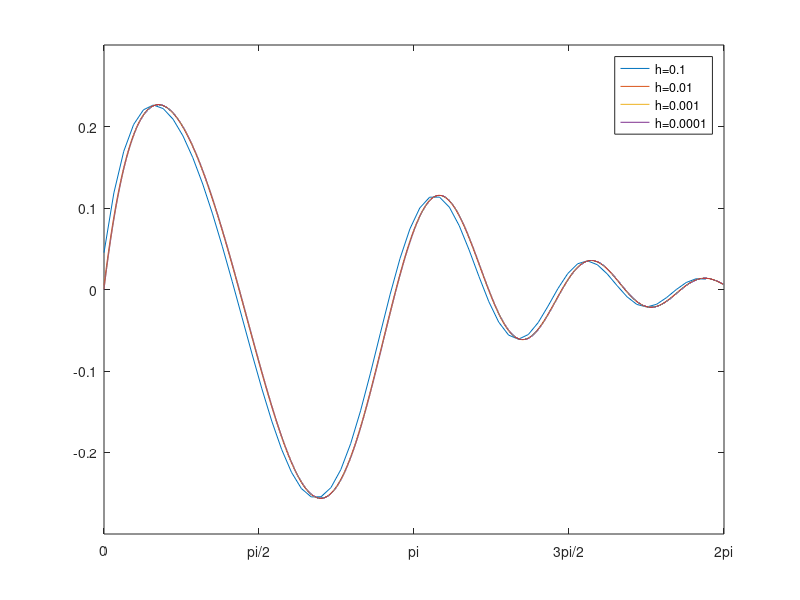

MATLAB code for this plot:
clc;
clear;
close all;

hold on;

for i = 1:4
    x = 0:10^(-i):2 * pi;
    y = exp(-x) .* sin((x.^2) / 2);
    m = diff(y) ./ diff(x);
    plot(x(1:end - 1), m);
end

hold off;

set(gca, 'XLim' , [0, 2 * pi]);
set(gca, 'YLim', [-0.3, 0.3]);
set(gca, 'XTick', 0:pi / 2:2 * pi);
set(gca, 'XTickLabel', {'0', 'pi/2', 'pi', '3pi/2', '2pi'});

h = legend('h=0.1', 'h=0.01', 'h=0.001', 'h=0.0001');
box on;
